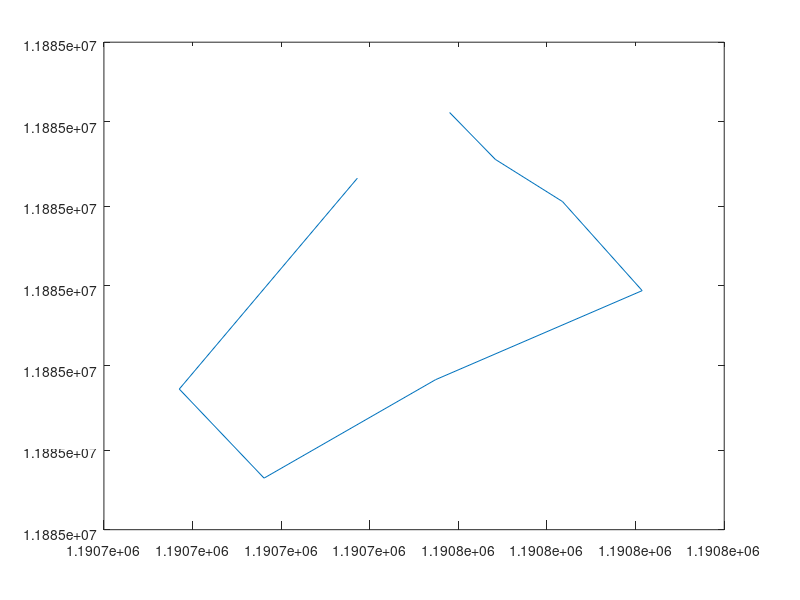

The MATLAB source for this figure:
%% Desired parameters
tra_x = [1190758.03 1190768.408 1190783.537 1190801.523 1190754.863 1190716.183 1190696.944 1190737.209];
tra_y = [11884721.84 11884710.52 11884701.22 11884678.87 11884656.58 11884632.74 11884653.73 11884706];
%tra_y = [14 17 18 21 19 17 15 12 10 7 6 4 3 0];
init_pos = [10.769447*110567 106.760922*111321];
init_angle = pi/2;
plot(tra_x, tra_y);
slope = [];   %Tao mang trong cho du lieu goc nghieng a     
d = [];    % Tao mang trong de so sanh khoang cach
for i = 2 : length(tra_x)
    slope(i) = atan((tra_y(i)-tra_y(i-1))/(tra_x(i)-tra_x(i-1))); % Tinh goc nghieng a = tan alpha
  if ((tra_x(i)-tra_x(i-1)) < 0)
      slope(i) = pi + slope(i);
  end
  if (slope(i) > pi)
      slope(i) = slope(i) - 2*pi;
  elseif (slope(i) < -pi)
      slope(i) = slope(i) + 2*pi;
  end
  %if (slope(i) < 0)
  %    slope(i) = slope(i) + 2*pi;
  %end
end
for i = 1: length(tra_x)
   d(i) = sqrt((init_pos(1)-tra_x(i))^2 + (init_pos(2)-tra_y(i))^2);
   % Khoang cach duoc tinh tu diem xuat phat den tat ca cac diem trong quy
   % dao
end
[~, i_min] = min(d); % Tim ra vi tri co khoang cach ngan nhat
start_index = i_min(1);